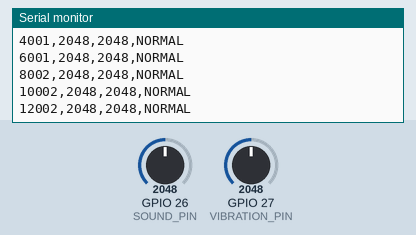
Simulated run of this sketch. Board: ESP32. On the bench: the last lines printed to the serial monitor. The inputs (shaded band) are chosen by the test bench; at power-on: GPIO 27 (VIBRATION_PIN) = 2048, GPIO 26 (SOUND_PIN) = 2048.

Above: at 13.6 s.
13.7 s: GPIO 27 (VIBRATION_PIN) set to 2953
At 14.5 s:
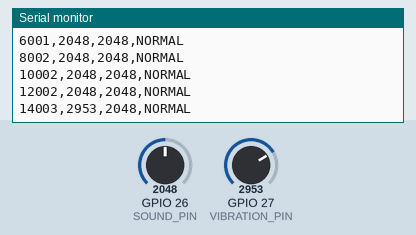
16.4 s: GPIO 27 (VIBRATION_PIN) set to 3033
At 18.8 s:
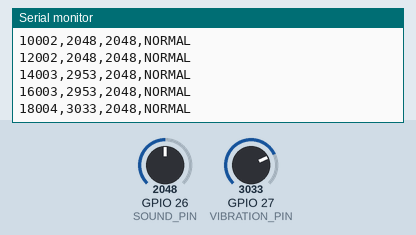
Timing chart, 0 to 20.3 s (numbered marks = the images above; inputs shaded):
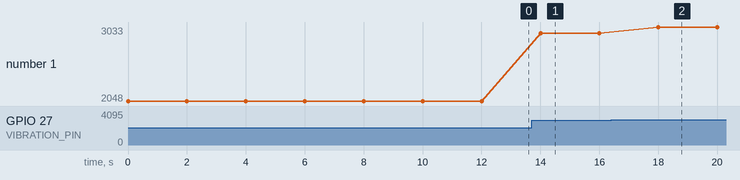

Measured:
- after the input at 13.7 s, the serial monitor: prints a new line after 0.30 s (image 1)
- after the input at 16.4 s, the serial monitor: prints a new line after 1.6 s (image 2)
- plotted number 1: 2048 → 2953 after the input at 13.7 s, 2953 → 3033 after the input at 16.4 s

The sketch:

main.ino
```cpp
#include <Arduino.h>

// --- Configuração dos Pinos ---
// Pinos confirmados de acordo com o seu último 'diagram.json'.
const int VIBRATION_PIN = 27; // Potenciômetro 1 (Vibração) conectado ao pino 27
const int SOUND_PIN = 26;     // Potenciômetro 2 (Ruído) conectado ao pino 18

// --- Limiares para Lógica de Decisão ---
// Valores experimentais. Ajuste-os durante a simulação!
const int VIBRATION_THRESHOLD_HIGH = 3000; // Limiar alto de vibração
const int SOUND_THRESHOLD_HIGH = 3000;     // Limiar alto de ruído
const int VIBRATION_THRESHOLD_LOW = 500;   // Limiar baixo de vibração
const int SOUND_THRESHOLD_LOW = 500;       // Limiar baixo de ruído

void setup() {
  // Inicializa a comunicação serial com o computador a 115200 bauds
  Serial.begin(115200);

  // Imprime o cabeçalho para o formato CSV.
  Serial.println("Timestamp,Vibracao,Ruido,Status");
}

void loop() {
  // --- Leitura dos Sensores ---
  int vibrationValue = analogRead(VIBRATION_PIN);
  int soundValue = analogRead(SOUND_PIN);

  // Variável para armazenar o status da turbina
  String status = "NORMAL";

  // --- Lógica de Análise e "Predição" ---
  // Verifica se ambos os sensores estão com leitura muito alta (risco de gelo/sobrecarga)
  if (vibrationValue > VIBRATION_THRESHOLD_HIGH && soundValue > SOUND_THRESHOLD_HIGH) {
    status = "ALERTA_SOBRECARGA";
  }
  // Verifica se ambos os sensores estão com leitura muito baixa (risco de falha súbita)
  else if (vibrationValue < VIBRATION_THRESHOLD_LOW && soundValue < VIBRATION_THRESHOLD_LOW) {
    status = "ALERTA_FALHA_SUBITA";
  }

  // --- Saída dos Dados via Monitor Serial ---
  Serial.print(millis());
  Serial.print(",");
  Serial.print(vibrationValue);
  Serial.print(",");
  Serial.print(soundValue);
  Serial.print(",");
  Serial.println(status);

  // Aguarda 2 segundos antes da próxima leitura
  delay(2000);
}
```
